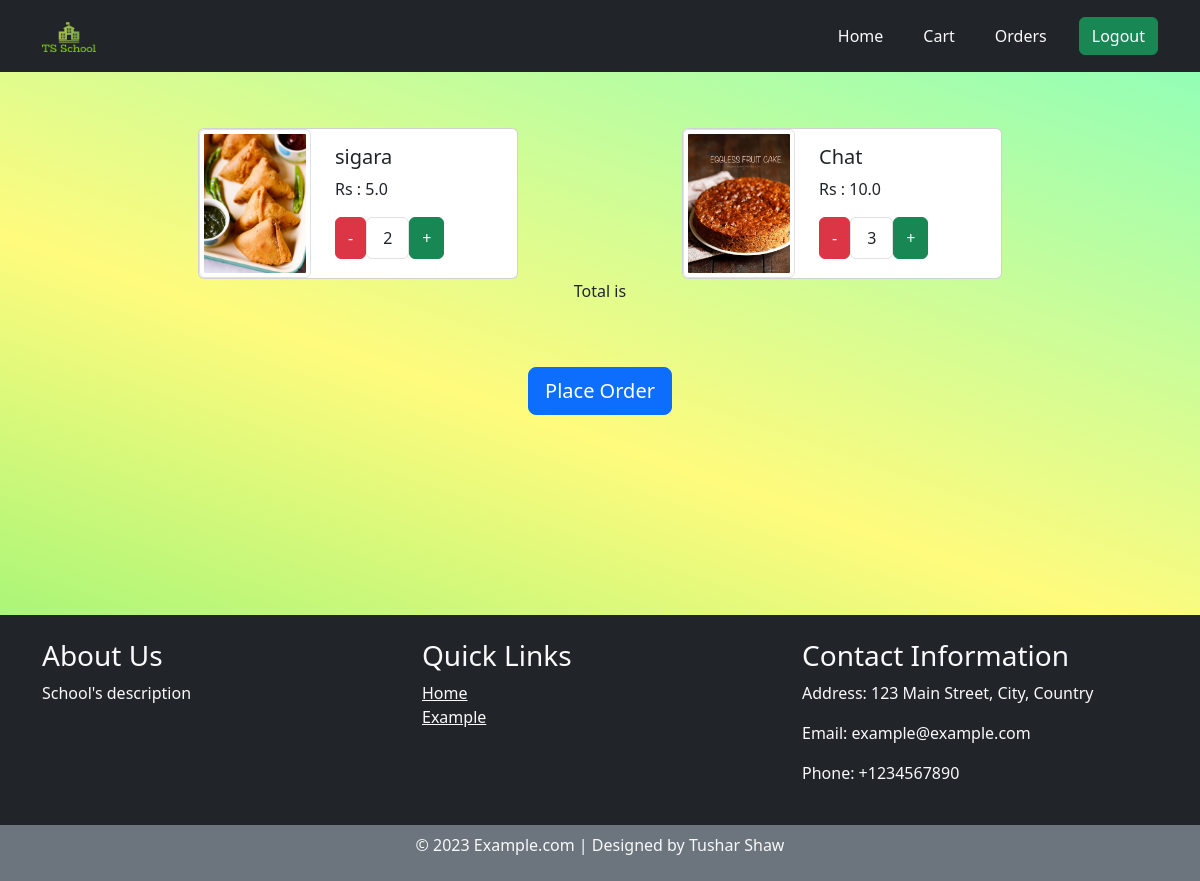
The app's page /cart/ (signed in), older data.
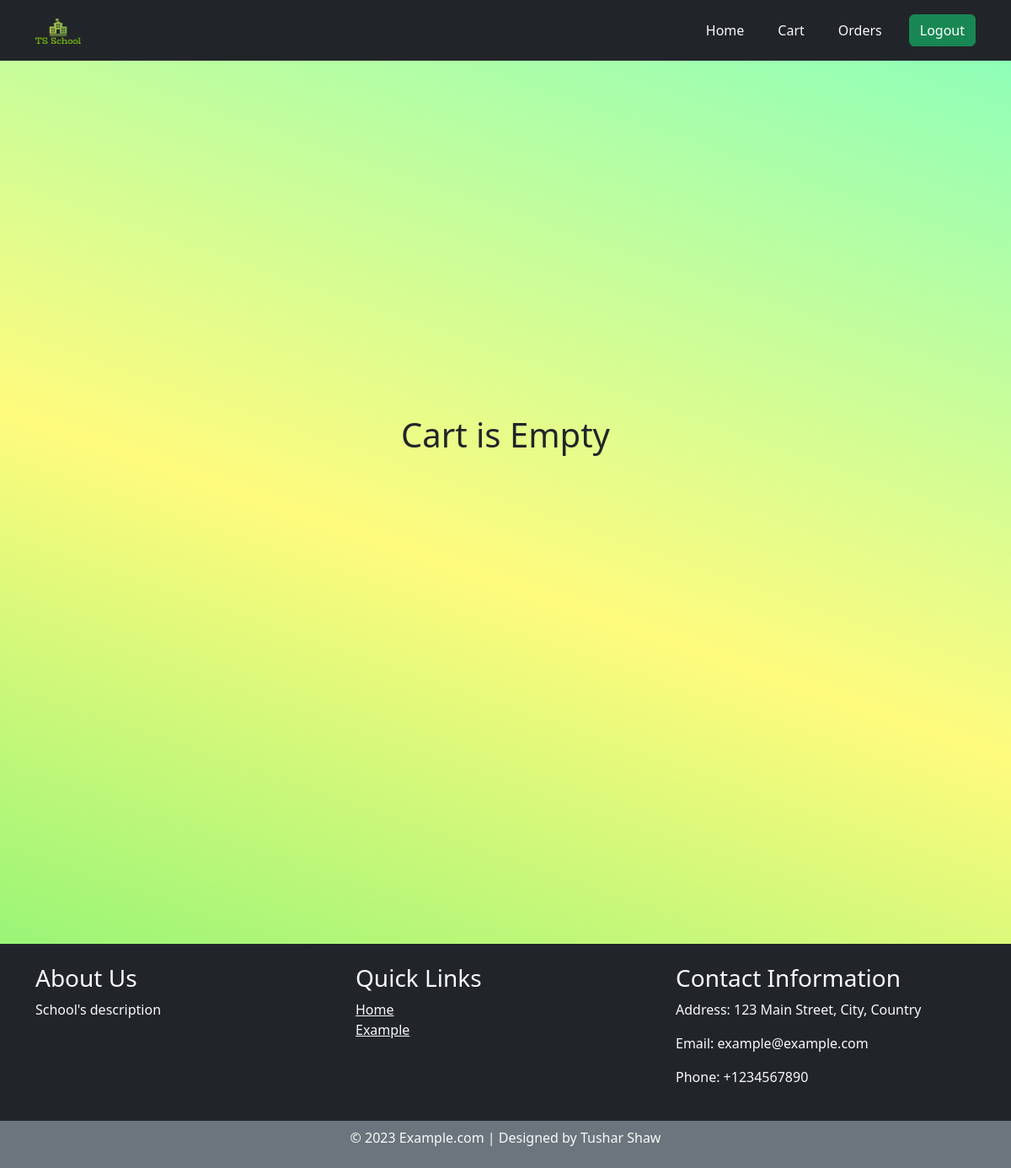
The same page, newer data.
### Menu/models.py (models this page shows, shortened)
class CartItem(models.Model):
    cart = models.ForeignKey(Cart, on_delete=models.CASCADE)
    food = models.ForeignKey(Food, on_delete=models.CASCADE)
    quantity = models.IntegerField(default=0)

class Food(models.Model):
    restaurant=models.ForeignKey(Restaurant,related_name='restaurant_name',on_delete=models.CASCADE)
    name=models.CharField(max_length=50)
    catagory=models.ForeignKey(Category,related_name='category',on_delete=models.CASCADE)
    cost=models.FloatField()
    image=models.ImageField(upload_to='food_images')

### Menu/views.py (the view)
# urls.py: path('cart/',cart,name='cart'),
@login_required(login_url="/login/")
def cart(request):
    user = request.user
    try:
        cart_items = CartItem.objects.filter(cart__user=user,quantity__gt=0)
    except Cart.DoesNotExist:
        new_cart = Cart.objects.create(user=request.user)
        new_cart.save()
        cart_items = CartItem.objects.filter(cart__user=user,quantity__gt=0)
    return render(request, 'cart.html', {'item': cart_items})

### Menu/templates/cart.html (shortened to what this page needs)
{% extends "base.html" %} {% block start %}
<div class="container d-flex mt-5 flex-wrap">
  {% for f in item %}
  <div class="card cards mt-2 mx-2">
      <img
        src="{{ f.food.image.url }}"
        alt="Food image"
        class="img-thumbnail"/>
    <div class="card-body mx-2">
      <h5 class="card-title">{{ f.food.name }}</h5>
      <p class="card-text">Rs : {{ f.food.cost }}</p>
      <div class="d-flex">
        <button class="btn btn-danger decrement-btn" data-food-id="{{ f.food.id }}">-</button>
        <ul class="list-group list-group-horizontal">
          <li class="list-group-item item{{ f.food.id }}">{{ f.quantity }}</li>
        </ul>
        <button class="btn btn-success increment-btn" data-food-id="{{ f.food.id }}">+</button>
      </div>
    </div>
  </div>
  {% endfor %}
</div>
{% if item %}
<form
  id="order-form"
  action="{% url 'add_details' %}"
  method="post"
  style="text-align: center"
>
  <p class="total">Total is</p>
  <button type="submit" class="btn btn-primary btn-lg mt-5">Place Order</button>
</form>
{% else %}
<div
  class="d-flex justify-content-center align-items-center"
  style="height: 100vh"
>
  <div class="text-center">
    <h1>Cart is Empty</h1>
  </div>
</div>
{% endif %}
<div class="filler-container" style="flex: 1; height: 200px"></div>
{% endblock %}

Row changes from the older to the newer data that the page shows:
no longer on this page (row edited): CartItem: food.image (picture), food.name "sigara", food.cost "5.0", quantity "2"
no longer on this page (row edited): CartItem: food.image (picture), food.name "Chat", food.cost "10.0", quantity "3"
Text that changed along with them:
text no longer shown: "Total is Place Order"
text now shown: "Cart is Empty"
